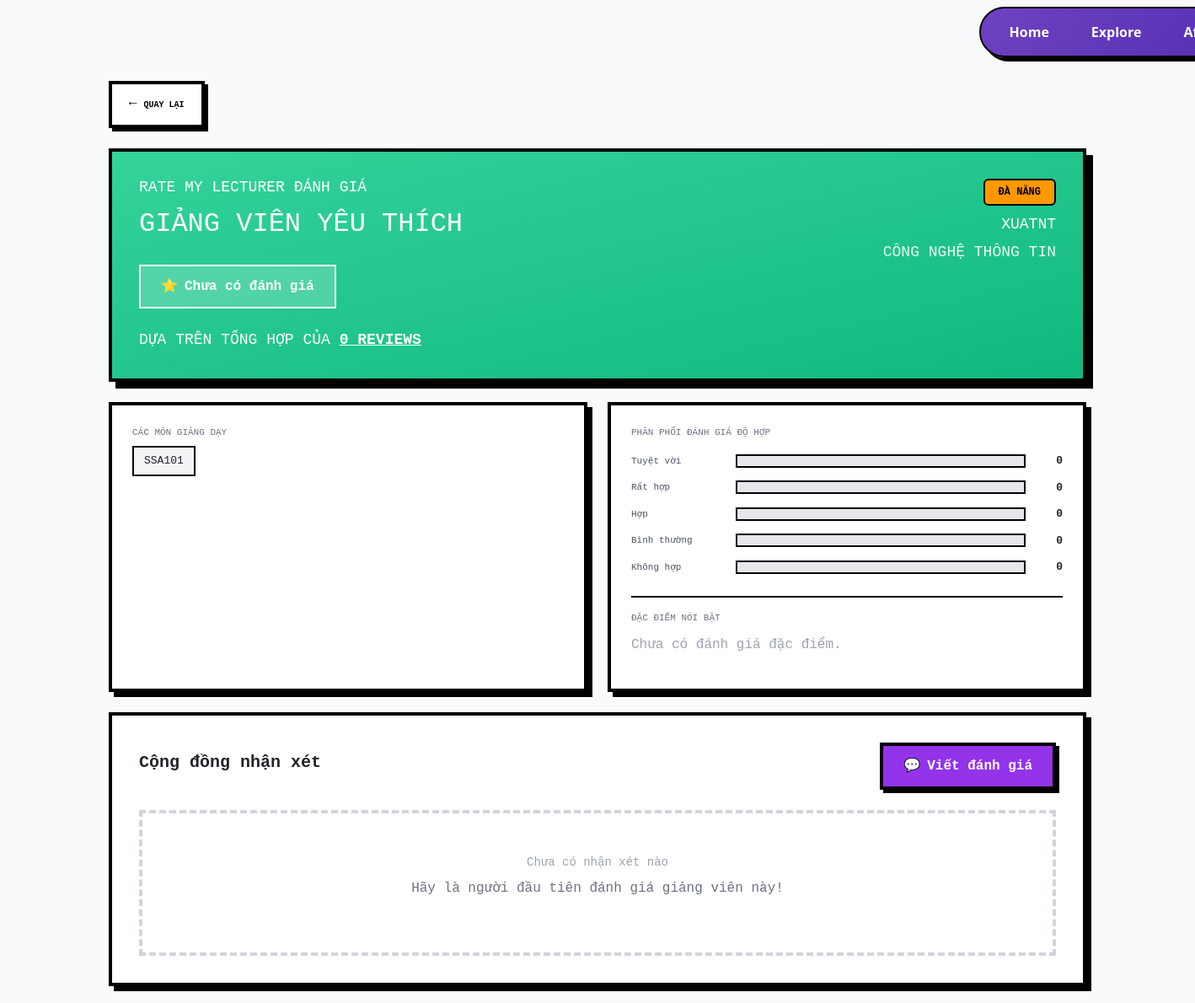
The page /lecturer/xuatnt/ on the database its author committed.
### home/models.py (models this page shows, shortened)
class Lecturer(models.Model):
    code = models.CharField(max_length=20, unique=True)
    name = models.CharField(max_length=100)
    department = models.CharField(max_length=100)
    campus = models.CharField(max_length=50, default='ĐÀ NẴNG')
    subjects_json = models.JSONField(default=list, blank=True)

### home/views.py (the view, shortened to what this page needs)
# urls.py: path('lecturer/<str:lecturer_id>/', views.lecturer_detail, name='lecturer_detail'),
def lecturer_detail(request, lecturer_id):
    ensure_lecturers()
    lecturer = Lecturer.objects.filter(code=lecturer_id).first()
    if not lecturer:
        return redirect('rate_lecture')
    reviews = list(lecturer.reviews.all().order_by('-created_at'))
    stats = get_lecturer_stats(reviews)
    n = stats['review_count']
    fit_bars = [(v, lbl, stats['distribution_fit'].get(v, 0)) for v, lbl in COMPATIBILITY_CHOICES]
    suitable_label = None
    if stats.get('suitable_for_most'):
        skey = stats['suitable_for_most'][0]
        suitable_label = dict(SUITABLE_FOR_CHOICES).get(skey, skey)
    lecturer_data = {
        'id': lecturer.id,
        'code': lecturer.code,
        'name': lecturer.name,
        'department': lecturer.department,
        'status': lecturer.campus,
        'subjects': lecturer.subjects_json or [],
    }
    return render(request, 'lecturer_detail.html', {
        'lecturer': lecturer_data,
        'lecturer_id': lecturer_id,
        'reviews': reviews,
        'stats': stats,
        'fit_bars': fit_bars,
        'suitable_label': suitable_label,
        'compatibility_choices': COMPATIBILITY_CHOICES,
        'pressure_choices': PRESSURE_CHOICES,
        'suitable_for_choices': SUITABLE_FOR_CHOICES,
        'outstanding_traits': OUTSTANDING_TRAITS,
    })

### home/views.py (called while the page is built, shortened)
def ensure_lecturers():
    for item in LECTURERS_SEED:
        Lecturer.objects.get_or_create(
            code=item['code'],
            defaults={
                'name': item['name'],
                'department': item['department'],
                'campus': 'ĐÀ NẴNG',
                'subjects_json': item['subjects'],
            },
        )

def get_lecturer_stats(reviews):
    from collections import Counter
    n = len(reviews)
    if n == 0:
        return {
            'review_count': 0,
            'avg_score': 0,
            'distribution_fit': {i: 0 for i in range(1, 6)},
            'distribution_pressure': {i: 0 for i in range(1, 6)},
            'top_traits': [],
            'suitable_for_most': None,
            'pressure_most': None,
        }

### templates/lecturer_detail.html (shortened to what this page needs)
{% extends 'base.html' %}
{% block content %}
<div class="detail-page">
    <a href="{% url 'rate_lecture' %}" class="back-button">
        <span class="back-arrow">→</span>
        <span>QUAY LẠI</span>
    </a>
    <div class="header-card" style="margin-top: 24px; display: flex; flex-wrap: wrap; align-items: flex-start; justify-content: space-between; gap: 20px;">
        <div>
            <h2>RATE MY LECTURER ĐÁNH GIÁ</h2>
            <h1>GIẢNG VIÊN YÊU THÍCH</h1>
            <div class="tag-buttons">
                {% if stats.review_count > 0 and stats.top_traits %}
                    {% for t in stats.top_traits|slice:":3" %}
                    <div class="tag-btn"><span>⭐</span><span>{{ t.label }}</span></div>
                    {% endfor %}
                {% else %}
                    <div class="tag-btn"><span>⭐</span><span>Chưa có đánh giá</span></div>
                {% endif %}
            </div>
            <div class="review-summary">
                DỰA TRÊN TỔNG HỢP CỦA <span id="reviewCount" style="font-weight: bold; text-decoration: underline;">{{ stats.review_count }} REVIEWS</span>
            </div>
        </div>
        <div style="text-align: right;">
            <span class="badge" style="background: #ff9800; color: #000; padding: 8px 16px;">{{ lecturer.status }}</span>
            <h2 class="lecturer-name" style="color: #fff; margin-top: 12px;">{{ lecturer.name }}</h2>
            <p class="lecturer-dept" style="color: rgba(255,255,255,0.9);">{{ lecturer.department }}</p>
        </div>
    </div>
    <div class="stats-grid" id="statsGrid">
        <div class="info-card">
            <div class="info-section">
                <div class="info-label">CÁC MÔN GIẢNG DẠY</div>
                <div class="subject-tags">
                    {% for subj in lecturer.subjects %}
                    <span class="subject-tag">{{ subj }}</span>
                    {% empty %}
                    <span class="subject-tag">—</span>
                    {% endfor %}
                </div>
            </div>
        </div>
        <div class="info-card">
            <div class="info-label" style="margin-bottom: 16px;">PHÂN PHỐI ĐÁNH GIÁ ĐỘ HỢP</div>
            {% for value, label, count in fit_bars %}
            <div class="rating-bar">
                <span class="rating-label">{{ label }}</span>
                <div class="bar-container">
                </div>
                <span class="bar-count">{{ count }}</span>
            </div>
            {% endfor %}
            <div class="stat-section" style="margin-top: 24px;">
                <div class="info-label" style="margin-bottom: 12px;">ĐẶC ĐIỂM NỔI BẬT</div>
                <div class="highlights-grid">
                    {% for t in stats.top_traits|slice:":6" %}
                    <div class="highlight-item">
                        <span class="highlight-label">{{ t.label }}</span>
                        <span class="highlight-count">{{ t.count }}</span>
                    </div>
                    {% empty %}
                    <p style="color: #9ca3af; font-family: monospace;">Chưa có đánh giá đặc điểm.</p>
                    {% endfor %}
                </div>
            </div>
        </div>
    </div>
    <div class="reviews-section" id="reviews-section">
        <div class="reviews-header">
            <h2 class="reviews-title">Cộng đồng nhận xét</h2>
            <button type="button" class="write-review-btn" onclick="document.getElementById('reviewForm').classList.toggle('active');">
                <span>💬</span><span>Viết đánh giá</span>
            </button>
        </div>
        <div id="reviewsList">
            {% for r in reviews %}
            <div class="review-item">
                <div class="review-header">
                    <div class="reviewer-info">
                        <span class="reviewer-name {% if r.is_anonymous %}anonymous{% endif %}">{% if r.is_anonymous %}Ẩn danh{% else %}{{ r.reviewer_name|default:"Ẩn danh" }}{% endif %}</span>
                        <div class="review-meta">{{ r.created_at|date:"d/m/Y H:i" }}{% if r.subject_studied %} · {{ r.subject_studied }}{% endif %}</div>
                    </div>
                    <div class="review-badges">
                        {% if r.suitable_for == 'team_qua_mon' %}<span class="class-badge team">Team Qua Môn</span>{% endif %}
                        {% if r.suitable_for == 'san_coc_vang' %}<span class="class-badge gold">Săn Cóc Vàng</span>{% endif %}
                        {% if r.suitable_for == 'cay_cuoc_nhieu' %}<span class="class-badge hard">Cày Cuốc Nhiều</span>{% endif %}
                        {% if r.suitable_for == 'tinh_than_thep' %}<span class="class-badge steel">Tinh Thần Thép</span>{% endif %}
                        <span class="compatibility-score excellent">{{ r.score }}</span>
                    </div>
                </div>
                <div class="review-tags">
                    {% for key in r.tags %}
                    {% for k, label in outstanding_traits %}{% if k == key %}<span class="review-tag">{{ label }}</span>{% endif %}{% endfor %}
                    {% endfor %}
                </div>
                <p class="review-comment">{{ r.comment|default:"—" }}</p>
                <div class="review-footer">
                    <span class="review-stats">Điểm: {{ r.score }} · Mức độ hợp: {{ r.rating_fit }} · Áp lực: {{ r.rating_pressure }}</span>
                </div>
            </div>
            {% empty %}
            <div class="empty-state">
                <p class="empty-title">Chưa có nhận xét nào</p>
                <p class="empty-text">Hãy là người đầu tiên đánh giá giảng viên này!</p>
            </div>
            {% endfor %}
        </div>
    </div>
</div>
{% endblock %}

### templates/base.html (style rules this page uses)
body { background-color: #f8f9fa; }

### templates/lecturer_detail.html (style rules this page uses)
.detail-page { max-width: 1200px; margin: 0 auto; padding: 20px; background: #f9fafb; min-height: 100vh; }
.back-button { display: inline-flex; align-items: center; gap: 8px; padding: 12px 20px; background: #fff; border: 4px solid #000; box-shadow: 4px 4px 0 #000; font-family: "Press Start 2P", monospace; font-size: 10px; font-weight: bold; cursor: pointer; transition: all 0.2s; text-decoration: none; color: #000; }
.back-arrow { font-size: 16px; transform: rotate(180deg); }
.header-card { background: linear-gradient(to bottom right, #34d399, #10b981); border: 4px solid #000; box-shadow: 8px 8px 0 #000; padding: 32px; color: white; margin-bottom: 24px; }
.header-card h2 { font-size: 18px; margin-bottom: 8px; font-family: monospace; }
.header-card h1 { font-family: "Press Start 2P", monospace; font-size: 32px; line-height: 1.5; margin-bottom: 24px; }
.tag-buttons { display: flex; gap: 16px; flex-wrap: wrap; margin-bottom: 24px; }
.tag-btn { padding: 12px 24px; border: 2px solid #fff; background: rgba(255, 255, 255, 0.2); backdrop-filter: blur(10px); font-weight: bold; font-family: monospace; display: flex; align-items: center; gap: 8px; }
.review-summary { font-size: 18px; font-family: monospace; }
.stats-grid { display: grid; grid-template-columns: 1fr 1fr; gap: 24px; margin-bottom: 24px; }
.info-card { background: #fff; border: 4px solid #000; box-shadow: 6px 6px 0 #000; padding: 24px; }
.badge { padding: 6px 16px; background: #ff9800; border: 2px solid #000; font-size: 12px; font-weight: bold; font-family: monospace; }
.lecturer-name { font-family: "Press Start 2P", monospace; font-size: 28px; margin-bottom: 8px; }
.lecturer-dept { color: #6b7280; font-size: 18px; margin-bottom: 24px; font-family: monospace; }
.info-section { margin-bottom: 16px; }
.info-label { font-size: 11px; color: #6b7280; margin-bottom: 8px; font-family: monospace; }
.subject-tags { display: flex; flex-wrap: wrap; gap: 8px; }
.subject-tag { padding: 6px 12px; background: #f3f4f6; border: 2px solid #000; font-size: 13px; font-weight: 500; font-family: monospace; }
.stat-section { padding-top: 16px; border-top: 2px solid #000; margin-top: 16px; }
.rating-bar { display: flex; align-items: center; gap: 12px; margin-bottom: 12px; }
.rating-label { font-size: 11px; font-weight: 500; color: #4b5563; width: 112px; font-family: monospace; }
.bar-container { flex: 1; background: #e5e7eb; border: 2px solid #000; height: 16px; overflow: hidden; }
.bar-count { font-size: 13px; font-weight: bold; width: 32px; text-align: right; font-family: monospace; }
.highlights-grid { display: grid; grid-template-columns: 1fr 1fr; gap: 12px; }
.reviews-section { background: #fff; border: 4px solid #000; box-shadow: 6px 6px 0 #000; padding: 32px; }
.reviews-header { display: flex; justify-content: space-between; align-items: center; margin-bottom: 24px; flex-wrap: wrap; gap: 16px; }
.reviews-title { font-family: "Press Start 2P", monospace; font-size: 20px; font-weight: bold; }
.write-review-btn { padding: 12px 24px; background: #9333ea; color: white; border: 4px solid #000; box-shadow: 4px 4px 0 #000; font-weight: bold; font-family: monospace; cursor: pointer; transition: all 0.2s; display: flex; align-items: center; gap: 8px; }
.empty-state { text-align: center; padding: 48px 0; border: 4px dashed #d1d5db; }
.empty-title { font-family: "Press Start 2P", monospace; font-size: 14px; color: #9ca3af; margin-bottom: 8px; }
.empty-text { color: #6b7280; font-family: monospace; }

### rows shown on the page
Lecturer: status "ĐÀ NẴNG", name "XUATNT", department "CÔNG NGHỆ THÔNG TIN"

### other values the page prints
{{ stats.review_count }} "0"
{{ subj }} "SSA101"
{{ label }} "Tuyệt vời" "Rất hợp" "Hợp" "Bình thường" "Không hợp"
{{ count }} "0" "0" "0" "0" "0"
